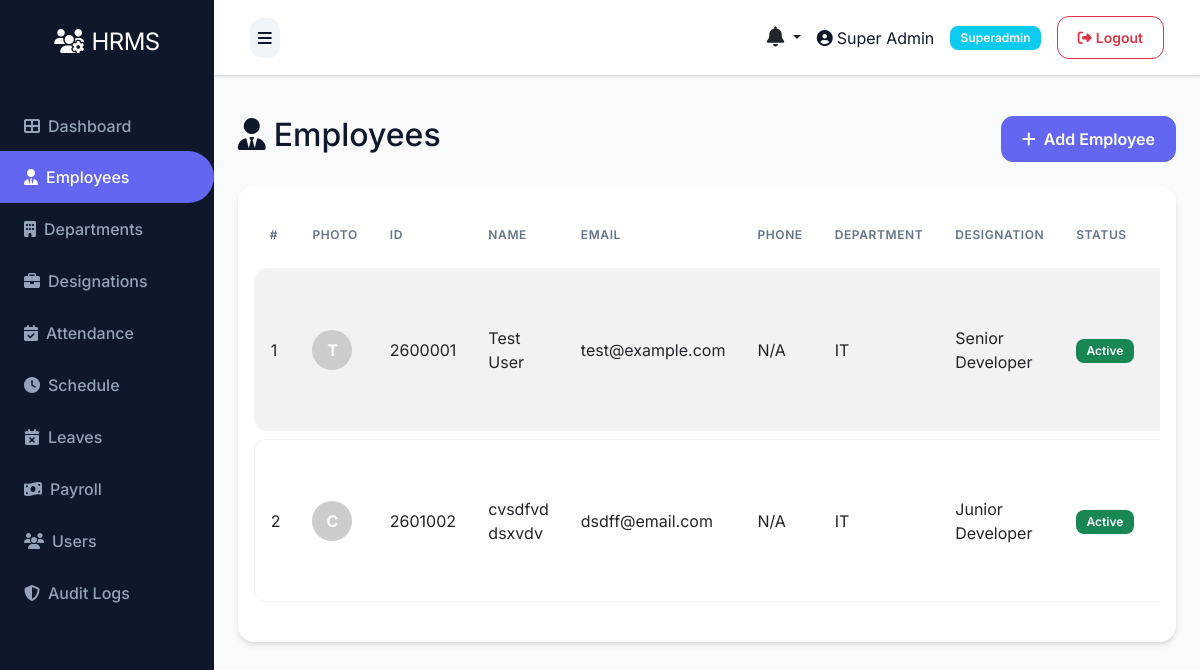
The app's page /employee/ (signed in), older data.
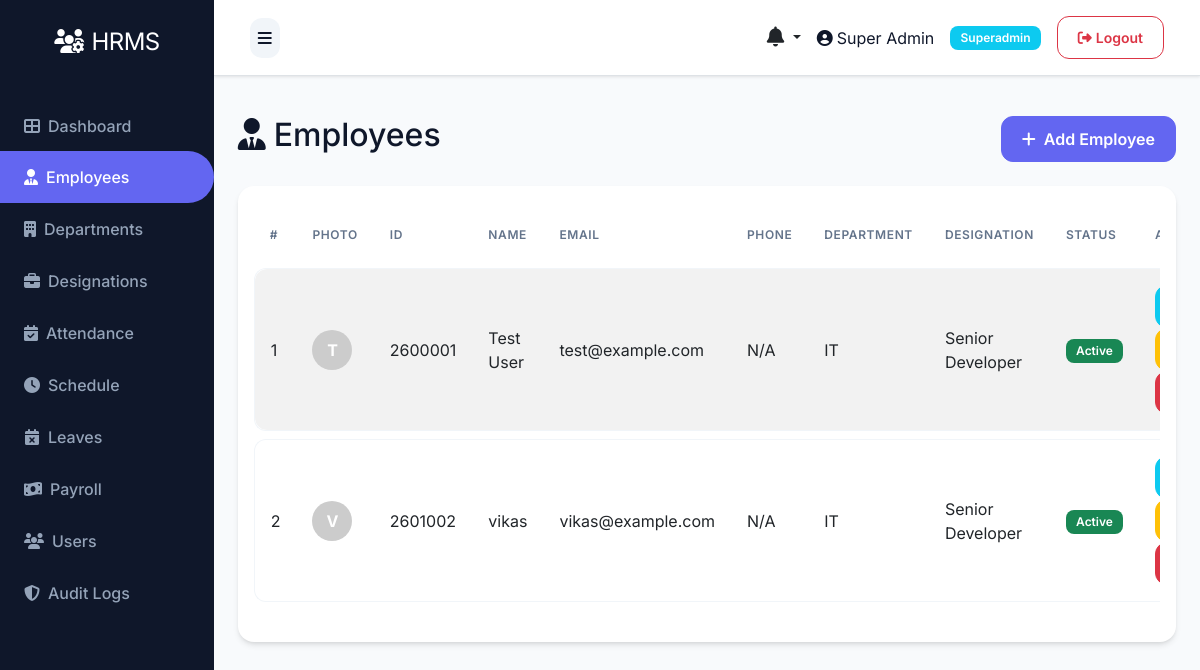
The same page, newer data.
### models.py (models this page shows, shortened)
class Employee(db.Model):
    __tablename__ = 'employees'
    id = db.Column(db.Integer, primary_key=True)
    department_id = db.Column(db.Integer, db.ForeignKey('departments.id'))
    designation_id = db.Column(db.Integer, db.ForeignKey('designations.id'))
    schedule_id = db.Column(db.Integer, db.ForeignKey('schedules.id'))
    firstname = db.Column(db.String(100), nullable=False)
    lastname = db.Column(db.String(100), nullable=False)
    unique_id = db.Column(db.String(50), unique=True)
    email = db.Column(db.String(100), unique=True)
    phone = db.Column(db.String(20))
    address = db.Column(db.Text)
    dob = db.Column(db.Date)
    gender = db.Column(db.String(10))
    religion = db.Column(db.String(50))
    marital = db.Column(db.String(20))
    image = db.Column(db.String(255))  # Store image filename
    aadhar_file = db.Column(db.String(255))
    resume_file = db.Column(db.String(255))
    status = db.Column(db.String(20), default='active')
    created_at = db.Column(db.DateTime, default=datetime.utcnow)
    updated_at = db.Column(db.DateTime, default=datetime.utcnow, onupdate=datetime.utcnow)
    attendances = db.relationship('Attendance', backref='employee', lazy=True, cascade='all, delete-orphan')
    checks = db.relationship('Check', backref='employee', lazy=True, cascade='all, delete-orphan')
    salary = db.relationship('Salary', backref='employee', uselist=False, cascade='all, delete-orphan')
    leaves = db.relationship('Leave', backref='employee', lazy=True, cascade='all, delete-orphan')
    late_times = db.relationship('LateTime', backref='employee', lazy=True, cascade='all, delete-orphan')
    over_times = db.relationship('OverTime', backref='employee', lazy=True, cascade='all, delete-orphan')
    payrolls = db.relationship('Payroll', backref='employee', lazy=True, cascade='all, delete-orphan')
    documents = db.relationship('Document', backref='employee', lazy=True, cascade='all, delete-orphan')
    reviews = db.relationship('PerformanceReview', backref='employee', lazy=True, cascade='all, delete-orphan', foreign_keys='PerformanceReview.employee_id')

class Designation(db.Model):
    __tablename__ = 'designations'
    id = db.Column(db.Integer, primary_key=True)
    name = db.Column(db.String(100), nullable=False)
    description = db.Column(db.Text)
    created_at = db.Column(db.DateTime, default=datetime.utcnow)
    updated_at = db.Column(db.DateTime, default=datetime.utcnow, onupdate=datetime.utcnow)
    employees = db.relationship('Employee', backref='designation', lazy=True)

class Department(db.Model):
    __tablename__ = 'departments'
    id = db.Column(db.Integer, primary_key=True)
    name = db.Column(db.String(100), nullable=False)
    description = db.Column(db.Text)
    created_at = db.Column(db.DateTime, default=datetime.utcnow)
    updated_at = db.Column(db.DateTime, default=datetime.utcnow, onupdate=datetime.utcnow)
    employees = db.relationship('Employee', backref='department', lazy=True)

### routes/employee.py (the view)
@bp.route('/')
@login_required
def index():
    employees = Employee.query.all()
    return render_template('admin/employee/index.html', employees=employees)

### app.py (called while the page is built)
@app.context_processor
def inject_now():
    return {'datetime': datetime}

@login_manager.user_loader
def load_user(user_id):
    try:
        return db.session.get(User, int(user_id))
    except Exception as e:
        app.logger.error(f'Error loading user {user_id}: {str(e)}')
        return None

@app.context_processor
def inject_user():
    pending_leaves = 0
    unread_notifications_count = 0
    recent_notifications = []
    try:
        if current_user.is_authenticated:
            if getattr(current_user, 'role', None) and current_user.role.name in ['superadmin', 'hr']:
                from models import Leave
                pending_leaves = Leave.query.filter_by(status='pending').count()
            unread_notifications_count = Notification.query.filter_by(user_id=current_user.id, is_read=False).count()
            recent_notifications = Notification.query.filter_by(user_id=current_user.id).order_by(Notification.created_at.desc()).limit(5).all()
    except Exception:
        pass
    return dict(current_user=current_user, pending_leaves=pending_leaves, unread_notifications_count=unread_notifications_count, recent_notifications=recent_notifications)

### templates/admin/employee/index.html (shortened to what this page needs)
{% extends "base.html" %}
{% block content %}
<div class="d-flex justify-content-between align-items-center mb-4">
    <h2><i class="fas fa-user-tie me-2"></i>Employees</h2>
    <a href="{{ url_for('employee.create') }}" class="btn btn-primary">
        <i class="fas fa-plus me-2"></i>Add Employee
    </a>
</div>
<div class="card">
    <div class="card-body">
        <div class="table-responsive">
            <table class="table table-striped table-hover">
                <thead>
                    <tr>
                        <th>#</th>
                        <th>Photo</th>
                        <th>ID</th>
                        <th>Name</th>
                        <th>Email</th>
                        <th>Phone</th>
                        <th>Department</th>
                        <th>Designation</th>
                        <th>Status</th>
                        <th>Actions</th>
                    </tr>
                </thead>
                <tbody>
                    {% if employees %}
                        {% for employee in employees %}
                        <tr>
                            <td>{{ loop.index }}</td>
                            <td>
                                {% if employee.image %}
                                <img src="{{ url_for('static', filename='uploads/employees/' ~ employee.image) }}" alt="{{ employee.firstname }}" style="width: 40px; height: 40px; border-radius: 50%; object-fit: cover;">
                                {% else %}
                                <div style="width: 40px; height: 40px; border-radius: 50%; background-color: #ccc; display: flex; align-items: center; justify-content: center; color: white; font-weight: bold;">{{ employee.firstname[0]|upper if employee.firstname else 'E' }}</div>
                                {% endif %}
                            </td>
                            <td>{{ employee.unique_id or 'N/A' }}</td>
                            <td>{{ employee.firstname }} {{ employee.lastname }}</td>
                            <td>{{ employee.email or 'N/A' }}</td>
                            <td>{{ employee.phone or 'N/A' }}</td>
                            <td>{{ employee.department.name if employee.department else 'N/A' }}</td>
                            <td>{{ employee.designation.name if employee.designation else 'N/A' }}</td>
                            <td>
                                <span class="badge bg-{{ 'success' if employee.status == 'active' else 'danger' }}">
                                    {{ employee.status|title }}
                                </span>
                            </td>
                            <td>
                                <a href="{{ url_for('employee.show', id=employee.id) }}" class="btn btn-sm btn-info">
                                </a>
                                <a href="{{ url_for('employee.edit', id=employee.id) }}" class="btn btn-sm btn-warning">
                                </a>
                                <form method="POST" action="{{ url_for('employee.delete', id=employee.id) }}" style="display:inline;" onsubmit="return confirm('Are you sure?')">
                                    <button type="submit" class="btn btn-sm btn-danger">
                                    </button>
                                </form>
                            </td>
                        </tr>
                        {% endfor %}
                    {% else %}
                        <tr>
                            <td colspan="9" class="text-center">No employees found</td>
                        </tr>
                    {% endif %}
                </tbody>
            </table>
        </div>
    </div>
</div>
{% endblock %}

Row changes from the older to the newer data that the page shows:
changed Employee: firstname "C" → "V"; firstname "cvsdfvd" → "vikas"; email "dsdff@email.com" → "vikas@example.com"; designation "Junior Developer" → "Senior Developer"; lastname "dsxvdv" → (not shown)
